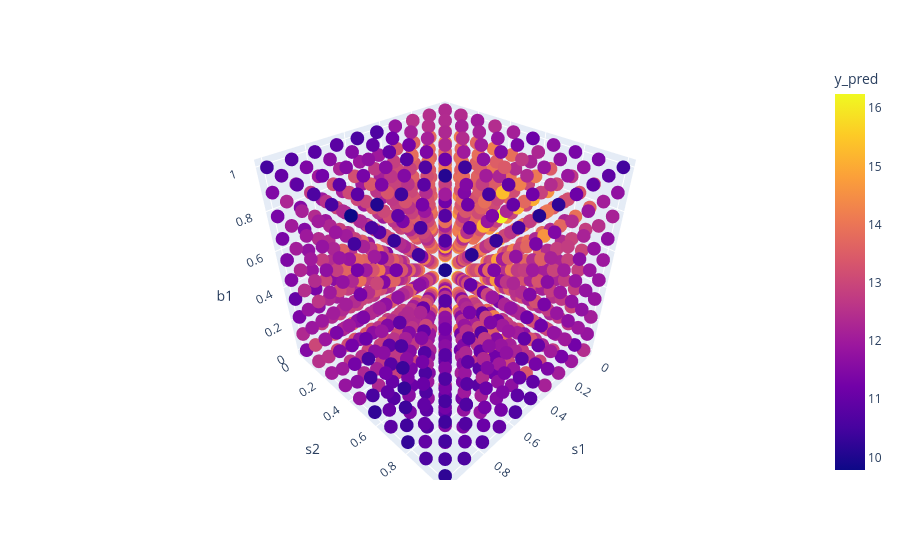

The code cell stored with this chart in its notebook:
### Code cell
# xgb_model = xgb.XGBRegressor()
# xgb_model.load_model('/Users/thomasdodd/Library/CloudStorage/OneDrive-MillfieldEnterprisesLimited/Cambridge/PhD/writing/papers/UoC_Paper1/Sandbox/Modelling/ModelMk1.json')
n = 11
iCoords_arr = np.linspace(0,1,n-1)
jCoords_arr = np.linspace(0,1,n-1)
kCoords_arr = np.linspace(0,1,n-1)
ijkCoords_lis = []
for i in iCoords_arr:
    for j in jCoords_arr:
        for k in kCoords_arr:
            ijkCoords_lis.append([i,j,k])
ijkCoords_arr = np.array(ijkCoords_lis)
ijkCoords_dmat = xgb.DMatrix(ijkCoords_arr)
y_pred = xgb_model.predict(ijkCoords_dmat)
df2 = pd.DataFrame({'s1': ijkCoords_arr[:, 0],'s2': ijkCoords_arr[:, 1],'b1': ijkCoords_arr[:, 2], 'y_pred': y_pred})
df2["y_pred"] = y_pred
fig = px.scatter_3d(df2, x='s1', y='s2', z='b1', color='y_pred')
fig.show()

### Figure 1 — Plotly figure (JSON) as saved in the notebook; plotly's stock layout.template omitted (floating-point values rounded to 4 significant figures; data arrays with more than 128 entries replaced by an {"elided": "..."} marker saying what was removed)
{"data": [{"hovertemplate": "s1=%{x}<br>s2=%{y}<br>b1=%{z}<br>y_pred=%{marker.color}<extra></extra>", "legendgroup": "", "marker": {"color": {"elided": "1000 float values"}, "coloraxis": "coloraxis", "symbol": "circle"}, "mode": "markers", "name": "", "scene": "scene", "showlegend": false, "type": "scatter3d", "x": {"elided": "1000 float values"}, "y": {"elided": "1000 float values"}, "z": {"elided": "1000 float values"}}], "layout": {"coloraxis": {"colorbar": {"title": {"text": "y_pred"}}, "colorscale": [[0, "#0d0887"], [0.1111, "#46039f"], [0.2222, "#7201a8"], [0.3333, "#9c179e"], [0.4444, "#bd3786"], [0.5556, "#d8576b"], [0.6667, "#ed7953"], [0.7778, "#fb9f3a"], [0.8889, "#fdca26"], [1, "#f0f921"]]}, "legend": {"tracegroupgap": 0}, "margin": {"t": 60}, "scene": {"domain": {"x": [0, 1], "y": [0, 1]}, "xaxis": {"title": {"text": "s1"}}, "yaxis": {"title": {"text": "s2"}}, "zaxis": {"title": {"text": "b1"}}}}}
